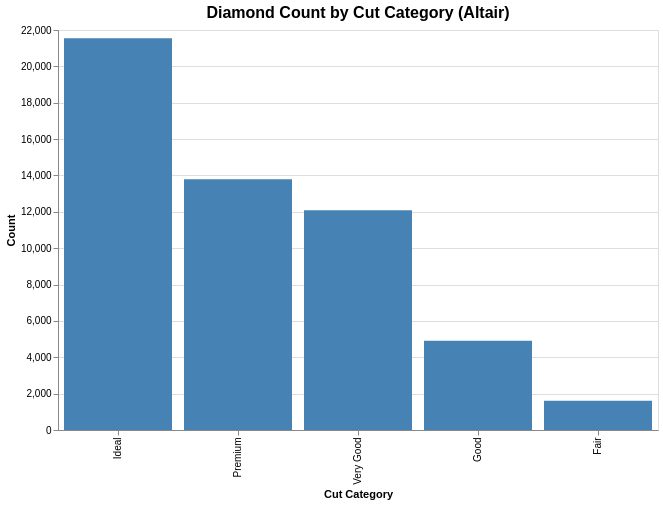

Write notebook code for a chart like this one.
### Markdown cell above
### 4. Altair Bar Chart

Altair is a declarative visualization library based on Vega-Lite. It uses a concise JSON-like syntax.

### Code cell
# Prepare data for Altair (needs to be in a DataFrame format)
cut_df = pd.DataFrame({
    'cut': cut_counts.index,
    'count': cut_counts.values
})

# Create the bar chart using Altair
chart = alt.Chart(cut_df).mark_bar(color='steelblue').encode(
    x=alt.X('cut', title='Cut Category', sort='-y'),
    y=alt.Y('count', title='Count'),
    tooltip=['cut', 'count']
).properties(
    title='Diamond Count by Cut Category (Altair)',
    width=600,
    height=400
).configure_title(
    fontSize=16
)

chart

### Figure 1 — Vega-Lite specification as saved in the notebook (floating-point values rounded to 4 significant figures)
{"config": {"view": {"continuousWidth": 300, "continuousHeight": 300}, "title": {"fontSize": 16}}, "data": {"name": "data-805ff72a8781605bae6e51f2726fd175"}, "mark": {"type": "bar", "color": "steelblue"}, "encoding": {"tooltip": [{"field": "cut", "type": "nominal"}, {"field": "count", "type": "quantitative"}], "x": {"field": "cut", "sort": "-y", "title": "Cut Category", "type": "nominal"}, "y": {"field": "count", "title": "Count", "type": "quantitative"}}, "height": 400, "title": "Diamond Count by Cut Category (Altair)", "width": 600, "$schema": "https://vega.github.io/schema/vega-lite/v6.1.0.json", "datasets": {"data-805ff72a8781605bae6e51f2726fd175": [{"cut": "Ideal", "count": 21551}, {"cut": "Premium", "count": 13791}, {"cut": "Very Good", "count": 12082}, {"cut": "Good", "count": 4906}, {"cut": "Fair", "count": 1610}]}}
